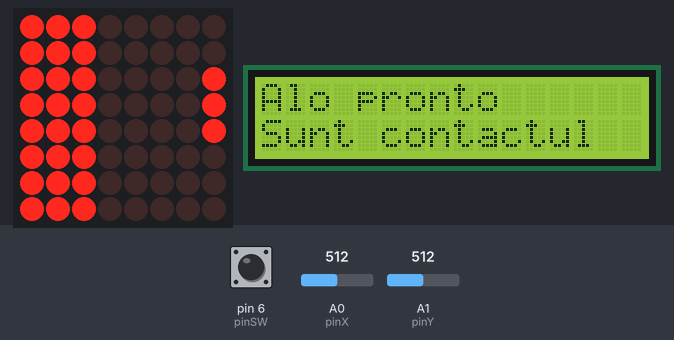
A sketch run on a simulated Arduino Uno, built for the host (arithmetic inside an expression is 32-bit, double 64-bit). Shown: 8×8 LED matrix, 16×2 character LCD. Inputs (shaded band) come from the test bench; at power-on: pin 6 (pinSW) HIGH, A0 (pinX) = 512, A1 (pinY) = 512. Random numbers use the default seed unless the sketch sets one; EEPROM starts erased.

Above: at 1.2 s.
1.3 s: pin 6 (pinSW) pulled LOW for 3.2 s
At 3.14 s:
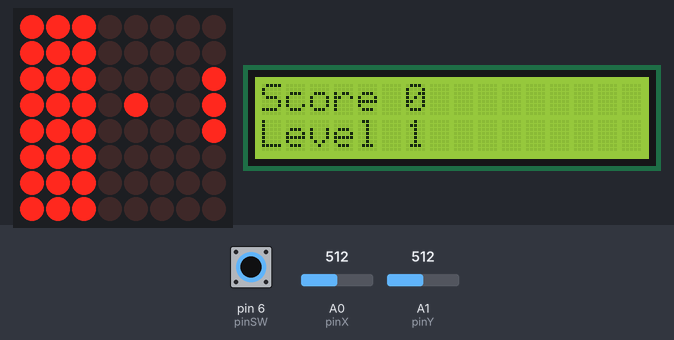
5.1 s: A0 (pinX) set to 582
7.2 s: A0 (pinX) set to 611
8.7 s: pin 6 (pinSW) pulled LOW for 0.15 s
At 9.1 s:
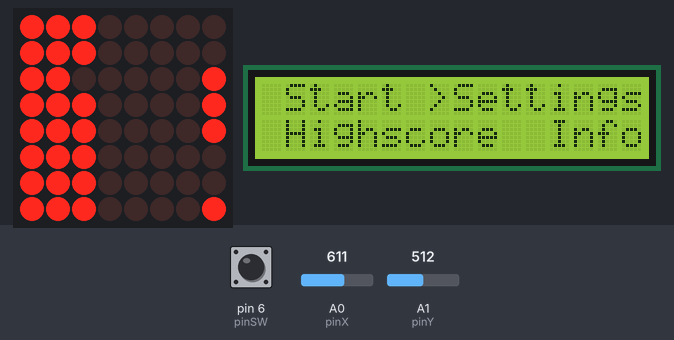
10.3 s: pin 6 (pinSW) pulled LOW for 1 s
At 11.3 s:
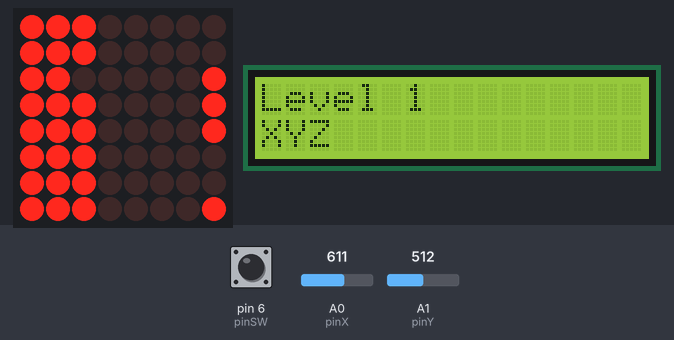
12.8 s: pin 6 (pinSW) pulsed LOW 5 times (0.12 s each, 0.3 s apart)
At 15.4 s:
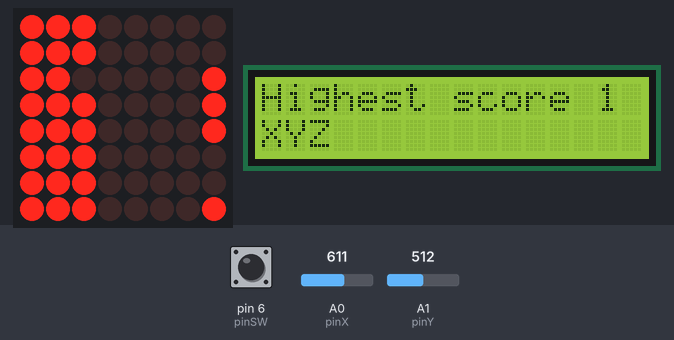
Timing chart, 0 to 16.8 s (numbered marks = the images above; inputs shaded):
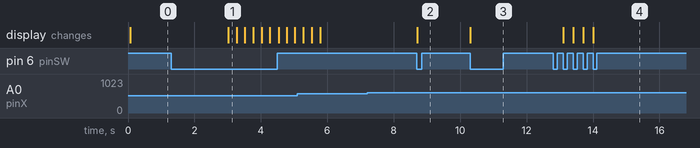

The sketch:

AtariBreakout.ino
```cpp
#include "LedControl.h" //  need the library
#include <LiquidCrystal.h>
#include <EEPROM.h>
LedControl lc = LedControl(12, 11, 10, 1); //DIN, CLK, LOAD, No. DRIVER


const int RSPin = 13;
const int EPin = 8;
const int D4Pin = 2;
const int D5Pin = 3;
const int D6Pin = 4;
const int D7Pin = 5;
LiquidCrystal lcd(RSPin, EPin, D4Pin, D5Pin, D6Pin, D7Pin);

const int platformSize = 3;
const int matrixSize = 8;
const int bricksRows = 3;
const int bricksColumns = 8;
const int menuLength = 4;


const int pinX = A0;
const int pinY = A1;
const int pinSW = 6;
int buttonValue;

int lastDisplayTime = 0;
int displayDelay = 300;
int arrow = 0;
bool joyMoved = false;
bool startFinished = false;
bool button = false;
bool gameExit = false;
bool scoreExit = false;
long timeSwitch = 0;
int score = 0;
int highscore = 0;
bool printHighscore = false;
int startingLevelValue = 1;
char highscorePlayer[4] = "XYZ";
char player[4] = "XYZ";
int letter = 0;
bool selectName = false;
bool settingsExit = false;
bool joyXMoved = false;
bool joyYMoved = false;
int infoDelay = 2000;
int switchDelay = 500;
bool infoExit = false;
int currentLevel;
int lastButtonValue = 1;
long switchTime = 0;
int swValue;
long debounce = 500;

int xValue = 0;
int yValue = 0;
bool movedPlatform = false;
int maxThreshold = 600;
int minThreshold = 400;
int posX = 0;
int platform[3];
int bricks = 24;
unsigned long prevTime = 0;
int gameSpeed = 150;
int startUpTime = 3000;
int startTime = 0;
int state = 0;

struct Ball {

  int x, y;
  int dirX, dirY;
};

struct arrowPositions {
  int x;
  int y;
} pos[4];

int bricksMatrix[matrixSize][matrixSize] = {
  {1, 1, 1, 1, 1, 1, 1, 1},
  {1, 1, 1, 1, 1, 1, 1, 1},
  {1, 1, 1, 1, 1, 1, 1, 1},
  {0, 0, 0, 0, 0, 0, 0, 0},
  {0, 0, 0, 0, 0, 0, 0, 0},
  {0, 0, 0, 0, 0, 0, 0, 0},
  {0, 0, 0, 0, 0, 0, 0, 0},
  {0, 0, 0, 0, 0, 0, 0, 0},
};

Ball ball = {3, 3, 0, -1};

void freeSpace() {
  for (int i = 0 ; i < EEPROM.length() ; i++) {
    EEPROM.write(i, 0);
  }
}

int buttonGotPressed(long switchTime) {
  int buttonValue = digitalRead(pinSW);
  if (buttonValue == 0 && lastButtonValue == 1 && millis() - switchTime > debounce) {
    switchTime = millis();
    lastButtonValue = 0;
    return 1;
  }
  if (buttonValue == 1 && lastButtonValue == 0) {
    lastButtonValue = 1;
  }
  return 0;
}

void resetGame() {

  for (int i = 0; i < matrixSize; i++)
    for (int j = 0; j < matrixSize; j++)
      lc.setLed(0, j, i, false);
  ball.x = 3;
  ball.y = 3;
  ball.dirY = 1;
  ball.dirX = 0;

  bricks = 24;
  if (startingLevelValue == 1) gameSpeed = 250;
  else if (startingLevelValue == 2) gameSpeed = 200;
  else if (startingLevelValue == 3) gameSpeed = 150;

  for (int i = 0; i < 3; i++)
    for (int j = 0; j < matrixSize; j++)
      bricksMatrix[i][j] = 1;

  platform[0] = 2;
  platform[1] = 3;
  platform[2] = 4;
  for (int i = 0; i < platformSize; i++)
    lc.setLed(0, platform[i], matrixSize - 1, true);

}

void showArrow(int arr) {
  if (millis() - lastDisplayTime > displayDelay)
  {
    for (int i = 0; i < menuLength; i++)
    {
      lcd.setCursor(pos[i].x, pos[i].y);
      lcd.print(" ");
    }
    lcd.setCursor(pos[arr].x, pos[arr].y);
    lcd.print(">");
    lastDisplayTime = millis();
  }
}

void checkCollisionPlat() {

  for (int i = 0; i < platformSize; i++)
    if (ball.y == matrixSize - 1 && platform[i] == ball.x)
    {
      ball.y--;
      break;
    }
  if (platform[0] == ball.x + 1 && ball.y == matrixSize - 2)
  {
    ball.dirX = -1;
    ball.dirY = -1;
  }
  if (platform[2] == ball.x - 1 && ball.y == matrixSize - 2)
  {
    ball.dirX = 1;
    ball.dirY = -1;
  }
  if (platform[1] == ball.x && ball.y == matrixSize - 2)
  {
    int chance = random(1, 10);
    if (chance <= 2)
    {
      ball.dirX = -1;
      ball.dirY = -1;
    }
    else if (chance <= 4)
    {
      ball.dirX = 1;
      ball.dirY = -1;
    }
    else {
      ball.dirX = 0;
      ball.dirY = -1;
    }
  }
  else if (platform[0] == ball.x  && ball.y == matrixSize - 2)
  {
    int chance = random(1, 10);
    if (chance <= 2)
    {
      ball.dirX = 0;
      ball.dirY = -1;
    }
    else if (chance <= 4)
    {
      ball.dirX = 1;
      ball.dirY = -1;
    }
    else {
      ball.dirX = -1;
      ball.dirY = -1;
    }
  }
  else if (platform[2] == ball.x && ball.y == matrixSize - 2)
  {
    int chance = random(1, 10);
    if (chance <= 2)
    {
      ball.dirX = -1;
      ball.dirY = -1;
    }
    else if (chance <= 4)
    {
      ball.dirX = -1;
      ball.dirY = -1;
    }
    else {
      ball.dirX = 1;
      ball.dirY = -1;
    }
  }
}

void checkCollisionBricks() {

  if (bricksMatrix[ball.y][ball.x] == 1)
  {
    bricksMatrix[ball.y][ball.x] = 0;
    ball.dirY = 1;
    bricks--;
    score++;
  }
}
void printBricks() {

  for (int i = 0; i < bricksRows; i++)
    for (int j = 0; j < bricksColumns; j++)
      if (bricksMatrix[i][j] == 1)
        lc.setLed(0, j, i, true);

}
void printPlatform()
{
  for (int i = 0; i < platformSize; i++)
    lc.setLed(0, platform[i], matrixSize - 1, true);
}
void printBall()
{
  lc.setLed(0, ball.x, ball.y, true);
}

void moveBall() {

  if (ball.dirY > 0) {
    lc.setLed(0, ball.x, ball.y, false);
    ball.y++;
    if (ball.y > 7)
    {
      ball.y = 6;
      ball.dirY = -1;
    }
  }
  else if (ball.dirY < 0)
  {
    lc.setLed(0, ball.x, ball.y, false);
    ball.y--;
    if (ball.y < 0) {
      ball.y = 1;
      ball.dirY = 1;
    }
  }
  if (ball.dirX > 0)
  {
    ball.x++;
    if (random(1, 10) == 1 && ball.x < 7) ball.x++;
    if (ball.x > 7)
    {
      ball.x = 6;
      ball.dirX = -1;
    }
  }
  else if (ball.dirX < 0)
  {
    ball.x--;
    if (random(1, 10) == 1 && ball.x > 0) ball.x--;
    if (ball.x < 0)
    {
      ball.x = 1;
      ball.dirX = 1;
    }
  }
}

void saveHighscore() {

  int address = 0;
  EEPROM.put(address, highscore);
  address += sizeof(int);
  EEPROM.put(address, highscorePlayer);
}

void changeName() {

  while (selectName = true) {
    xValue = analogRead(pinX);
    yValue = analogRead(pinY);
    if (xValue < minThreshold && joyXMoved == false) {
      if (letter > 0) {
        letter--;
      }
      else {
        letter = 2;
      }
      joyXMoved = true;
    }
    if (xValue > maxThreshold && joyXMoved == false) {
      if (letter < 2) {
        letter++;
      }
      else {
        letter = 0;
      }

      joyXMoved = true;
    }
    if (xValue >= minThreshold && xValue <= maxThreshold) {
      joyXMoved = false;
    }
    if (yValue < minThreshold && joyYMoved == false) {
      if (player[letter] == 'A')
        player[letter] = 'Z';
      else
        player[letter]--;
      joyYMoved = true;
    }

    if (yValue > maxThreshold && joyYMoved == false) {
      if (player[letter] != 'Z')
        player[letter]++;
      else
        player[letter] = 'A';
      joyYMoved = true;
    }

    if (yValue >= minThreshold && yValue <= maxThreshold) {
      joyYMoved = false;
    }
    lcd.setCursor(0, 1);
    for (int i = 0; i < 3; i++)
      lcd.print(player[i]);
    lcd.setCursor(1, letter);
    if (buttonGotPressed(0)) {
      settingsExit = true;
      selectName = false;
      return ;
    }
  }
}
void settings() {

  lcd.clear();
  button = false;
  while (settingsExit == false)
  {
    lcd.setCursor(0, 0);
    lcd.print("Level ");
    lcd.print(startingLevelValue);
    yValue = analogRead(pinY);
    if (yValue < minThreshold && joyMoved == false)
    {
      if (startingLevelValue > 1)
        startingLevelValue--;
      joyMoved = true;
    }
    if (yValue > maxThreshold && joyMoved == false)
    {
      if (startingLevelValue < 3)
        startingLevelValue++;
      joyMoved = true;
    }
    if (yValue >= minThreshold && yValue <= maxThreshold)
    {
      joyMoved = false;
    }
    lcd.setCursor(0, 1);
    for (int i = 0; i < 3; i++)
      lcd.print(player[i]);
    if (buttonGotPressed(0)) selectName = true;
    if (selectName == true) {
      changeName();
    }
  }
  lcd.clear();
}

void highscoreMenu() {

  int address = 0;
  switchTime = 0;
  lcd.clear();
  button = false;
  while (scoreExit == false)
  {
    lcd.setCursor(0, 0);
    lcd.print("Highest score ");
    lcd.print(EEPROM[0]);
    address = sizeof(int);
    EEPROM.get(address, highscorePlayer);
    lcd.setCursor(0, 1);
    for (int i = 0; i < 3; i++)
    lcd.print(highscorePlayer[i]);
    if (buttonGotPressed(0)) {
      scoreExit = true;
    }
  }

  button = false;
  lcd.clear();
}

void play()
{
  lcd.clear();
  resetGame();
  button = false;
  while (state == 0)
  {

    xValue = analogRead(pinX);
    if (xValue > maxThreshold && movedPlatform == false)
    {
      if (platform[platformSize - 1] != 7)
        for (int i = 0; i < platformSize; i++)
        {
          lc.setLed(0, platform[i], 7, false);
          platform[i]++;
        }
      movedPlatform = true;
    }
    if (xValue < minThreshold && movedPlatform == false)
    {
      if (platform[0] != 0)
        for (int i = 0; i < platformSize; i++)
        {
          lc.setLed(0, platform[i], 7, false);
          platform[i]--;
        }
      movedPlatform = true;
    }
    if (xValue >= minThreshold && xValue <= maxThreshold)
    {
      movedPlatform = false;
    }
    checkCollisionBricks();
    checkCollisionPlat();
    if (millis() - prevTime > gameSpeed) {
      moveBall();
      prevTime = millis();
    }
    printBall();
    printPlatform();
    printBricks();
    //delay(150);
    //prevTime = millis();
    bool platformHit = false;
    if (bricks == 0) state = 2;
    if (ball.y == matrixSize - 1)
      state = 1;

    int address = 0;
    if (state == 1) {
      lcd.clear();
      while (gameExit == false) {
        EEPROM.get(address, highscore);
        if (score > highscore)
        {
          lcd.setCursor(0, 0);
          lcd.print("New");
          lcd.setCursor(0, 1);
          lcd.print("Highscore ");
          lcd.print(score);
        }
        else {
          lcd.setCursor(0, 0);
          lcd.print("Game Over");
          lcd.setCursor(0, 1);
          lcd.print("Wanna try again?");
        }
        if (buttonGotPressed(0)) gameExit = true;
      }
    }
    else if (state == 2)
    {
      lcd.clear();
      while (gameExit == false) {
        lcd.setCursor(0, 0);
        if (startingLevelValue == 1)
        { lcd.print("You beat the");
          lcd.setCursor(0, 1);
          lcd.print("first level");
        }
        else if (startingLevelValue == 2) {
          lcd.print("You beat the");
          lcd.setCursor(0, 1);
          lcd.print("second level");
        }
        else {
          lcd.print("You beat the");
          lcd.setCursor(0, 1);
          lcd.print("game");
        }
        if (buttonGotPressed(0)) gameExit = true;
      }
    }
    lcd.setCursor(0, 0);
    lcd.print("Score ");
    lcd.print(score);
    lcd.setCursor(0, 1);
    lcd.print("Level ");
    lcd.print(startingLevelValue);
  }
  if (score > highscore)
  {
    highscore = score;
    strcpy(highscorePlayer, player);
    saveHighscore();
  }
  if (state == 2 && startingLevelValue < 3)
  {
    state = 0;
    gameExit = false;
    startingLevelValue++;
    play();
  }

  lcd.clear();
}

void info() {

  bool printInfo = false;
  lcd.clear();
  long functionStart = millis();
  long functionTime = 0;
  while (infoExit == false) {

    if (functionTime < infoDelay) {
      lcd.setCursor(0, 0);
      lcd.print("Atari Breakout");
      lcd.setCursor(0, 1);
      lcd.print("Vlad Masgras");
    }
    else if (functionTime < infoDelay * 2)
    {
      if (printInfo == false) {
        lcd.clear();
        printInfo = true;
      }
      lcd.setCursor(0, 0);
      lcd.print("https://github.c");
      lcd.setCursor(0, 1);
      lcd.print("om/VladMasgras");
    }
    else if (functionTime < infoDelay * 3)
    {
      if (printInfo == true) {
        lcd.clear();
        printInfo = false;
      }
      lcd.setCursor(0, 0);
      lcd.print("@ UnibucRobotics");
    }
    else infoExit = true;
    functionTime = millis() - functionStart;
  }
  button = false;
  lcd.clear();
}

void setup() {
  // the zero refers to the MAX7219 number, it is zero for 1 chip
  lc.shutdown(0, false); // turn off power saving, enables display
  lc.setIntensity(0, 2); // sets brightness (0~15 possible values)
  lc.clearDisplay(0);// clear screen
  platform[0] = 2;
  platform[1] = 3;
  platform[2] = 4;
  for (int i = 0; i < platformSize; i++)
    lc.setLed(0, platform[i], matrixSize - 1, true);

  for (int i = 0; i < bricksRows; i++)
    for (int j = 0; j < bricksColumns; j++)
      lc.setLed(0, j, i, true);

  lcd.begin(16, 2);
  pinMode(pinSW, INPUT_PULLUP);
  pos[0].x = 0;
  pos[0].y = 0;
  pos[1].x = 7;
  pos[1].y = 0;
  pos[2].x = 0;
  pos[2].y = 1;
  pos[3].x = 11;
  pos[3].y = 1;
  //freeSpace();

  Serial.begin(9600);
}


void loop() {

  if (millis() - startTime <= startUpTime)
  {
    lcd.setCursor(0, 0);
    lcd.print("Alo pronto");
    lcd.setCursor(0, 1);
    lcd.print("Sunt contactul");
  }
  else
  {
    if (startFinished == false) lcd.clear();
    startFinished = true;
    lcd.setCursor(1, 0);
    lcd.print("Start");

    lcd.setCursor(8, 0);
    lcd.print("Settings");

    lcd.setCursor(1, 1);
    lcd.print("Highscore");

    lcd.setCursor(12, 1);
    lcd.print("Info");

    xValue = analogRead(pinX);
    if (xValue < minThreshold && joyMoved == false)
    {
      if (arrow > 0)
      {
        arrow--;
      }
      else
      {
        arrow = 3;
      }
      joyMoved = true;
    }

    if (xValue > maxThreshold && joyMoved == false)
    {
      if (arrow < 3)
      {
        arrow++;
      }
      else
      {
        arrow = 0;
      }

      joyMoved = true;
    }

    if (xValue >= minThreshold && xValue <= maxThreshold)
    {
      joyMoved = false;
    }
    showArrow(arrow);
    state = 0;
    gameExit = false;
    scoreExit = false;
    selectName = false;
    settingsExit = false;
    infoExit = false;
    score = 0;
    if (buttonGotPressed(0))
    {
      if (arrow == 0)
        play();
      else if (arrow == 1)
        settings();
      else if (arrow == 2) highscoreMenu();
      else info();
    }
  }
}
```

Measured:
- after the input at 7.2 s, every drawn part: stays the same
- after the input at 8.7 s, the display: first changes at once (image 2 shows a later state)
- after the input at 10.3 s, the display: changes at once (image 3)
- after the input at 12.8 s, the display: first changes after 0.30 s (image 4 shows a later state)
